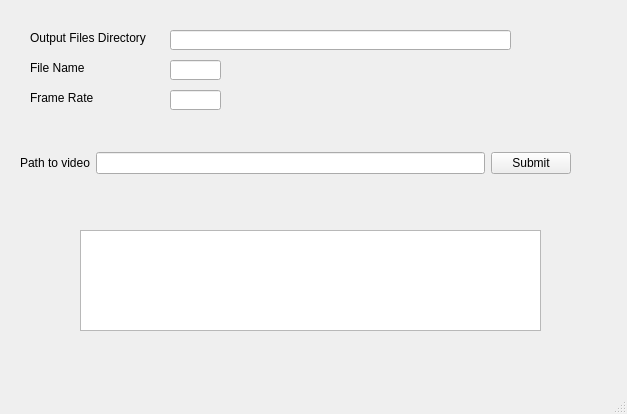
<?xml version="1.0" encoding="UTF-8"?>
<ui version="4.0">
 <class>FirstWindow</class>
 <widget class="QMainWindow" name="FirstWindow">
  <property name="geometry">
   <rect>
    <x>0</x>
    <y>0</y>
    <width>627</width>
    <height>414</height>
   </rect>
  </property>
  <property name="windowTitle">
   <string>MainWindow</string>
  </property>
  <widget class="QWidget" name="centralwidget">
   <widget class="QTextEdit" name="textEdit">
    <property name="geometry">
     <rect>
      <x>80</x>
      <y>230</y>
      <width>461</width>
      <height>101</height>
     </rect>
    </property>
   </widget>
   <widget class="QLineEdit" name="frame_rate">
    <property name="geometry">
     <rect>
      <x>170</x>
      <y>90</y>
      <width>51</width>
      <height>20</height>
     </rect>
    </property>
   </widget>
   <widget class="QLabel" name="label_3">
    <property name="geometry">
     <rect>
      <x>30</x>
      <y>60</y>
      <width>81</width>
      <height>16</height>
     </rect>
    </property>
    <property name="text">
     <string>File Name</string>
    </property>
   </widget>
   <widget class="QLineEdit" name="out_text_dir">
    <property name="geometry">
     <rect>
      <x>170</x>
      <y>30</y>
      <width>341</width>
      <height>20</height>
     </rect>
    </property>
   </widget>
   <widget class="QLabel" name="label_2">
    <property name="geometry">
     <rect>
      <x>30</x>
      <y>30</y>
      <width>161</width>
      <height>16</height>
     </rect>
    </property>
    <property name="text">
     <string>Output Files Directory</string>
    </property>
   </widget>
   <widget class="QLineEdit" name="file_name">
    <property name="geometry">
     <rect>
      <x>170</x>
      <y>60</y>
      <width>51</width>
      <height>20</height>
     </rect>
    </property>
   </widget>
   <widget class="QWidget" name="layoutWidget">
    <property name="geometry">
     <rect>
      <x>20</x>
      <y>130</y>
      <width>551</width>
      <height>66</height>
     </rect>
    </property>
    <layout class="QGridLayout" name="gridLayout">
     <item row="0" column="0">
      <widget class="QLabel" name="label">
       <property name="text">
        <string>Path to video</string>
       </property>
      </widget>
     </item>
     <item row="0" column="2">
      <widget class="QPushButton" name="SubmitButton">
       <property name="text">
        <string>Submit</string>
       </property>
      </widget>
     </item>
     <item row="0" column="1">
      <widget class="QLineEdit" name="lineEdit"/>
     </item>
    </layout>
   </widget>
   <widget class="QLabel" name="label_4">
    <property name="geometry">
     <rect>
      <x>30</x>
      <y>90</y>
      <width>81</width>
      <height>16</height>
     </rect>
    </property>
    <property name="text">
     <string>Frame Rate</string>
    </property>
   </widget>
  </widget>
  <widget class="QMenuBar" name="menubar">
   <property name="geometry">
    <rect>
     <x>0</x>
     <y>0</y>
     <width>627</width>
     <height>22</height>
    </rect>
   </property>
  </widget>
  <widget class="QStatusBar" name="statusbar"/>
 </widget>
 <resources/>
 <connections/>
</ui>
